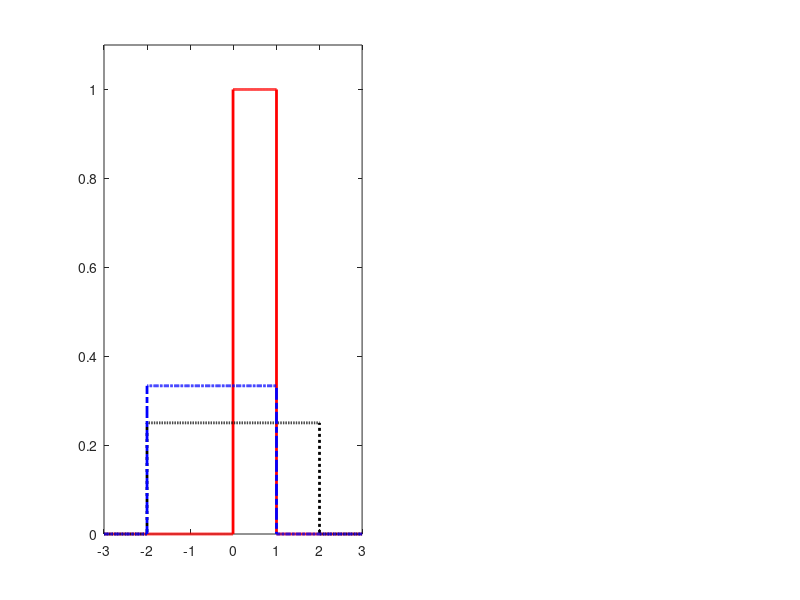

MATLAB code to generate this figure: (Note: this script raises an error after producing the figure.)
% Create three distribution objects with different parameters
pd1 = makedist('Uniform');
pd2 = makedist('Uniform','lower',-2,'upper',2);
pd3 = makedist('Uniform','lower',-2,'upper',1);

% Compute the pdfs
x = -3:.01:3;
pdf1 = pdf(pd1,x);
pdf2 = pdf(pd2,x);
pdf3 = pdf(pd3,x);

% Compute the cdfs
x = -3:.01:3;
cdf1 = cdf(pd1,x);
cdf2 = cdf(pd2,x);
cdf3 = cdf(pd3,x);

% Plot the pdfs
figure;
subplot(1,2,1);
stairs(x,pdf1,'r','LineWidth',2);
hold on;
stairs(x,pdf2,'k:','LineWidth',2);
stairs(x,pdf3,'b-.','LineWidth',2);
ylim([0 1.1]);
legend({'a = 0, b = 1','a = -2, b = 2',...
    'a = -2, b = 1'},'Location','NW');
xlabel('Realisierungen')
ylabel('f(x)')
hold off;

% Plot the cdfs
subplot(1,2,2);
plot(x,cdf1,'r','LineWidth',2);
hold on;
plot(x,cdf2,'k:','LineWidth',2);
plot(x,cdf3,'b-.','LineWidth',2);
ylim([0 1.1]);
legend({'a = 0, b = 1','a = -2, b = 2',...
    'a = -2, b = 1'},'Location','NW');
xlabel('Realisierungen')
ylabel('F(x)')
hold off;